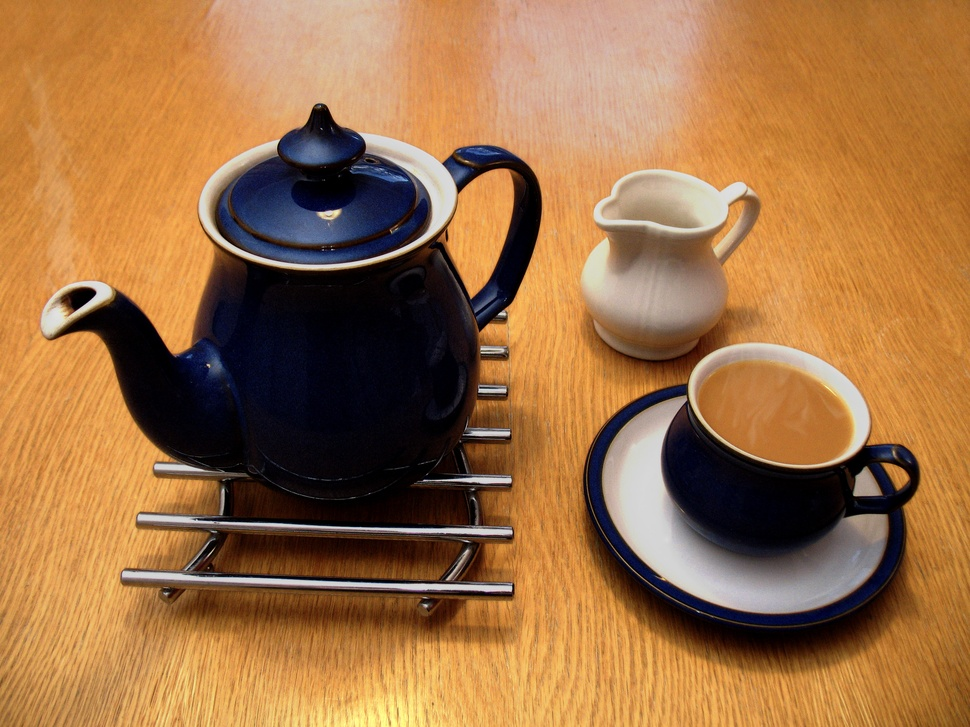
%> input picture tea.jpg, 970 x 727 px, shrunk from 3072 x 2304 before the run
$ octave thresholding.m   (GNU Octave 9; MATLAB toolbox functions it lacks are replaced by stand-ins)
%> lines starting %> are read from the running program, lines starting %| are printed output that depends on the picture; in (x1, y1, x2, y2) boxes, pixels count from 0 and x2, y2 are one past the last pixel; in counts of white or black regions, pixels touching at a corner belong together; the program's own positions count from 1
%importing the image
image = imread('tea.jpg');
%> image is the input picture: size 727x970x3 uint8; mean R, G, B 158.5, 112.5, 69.1
imshow(image)
%converting the image to grayscale
gray_image = rgb2gray(image);
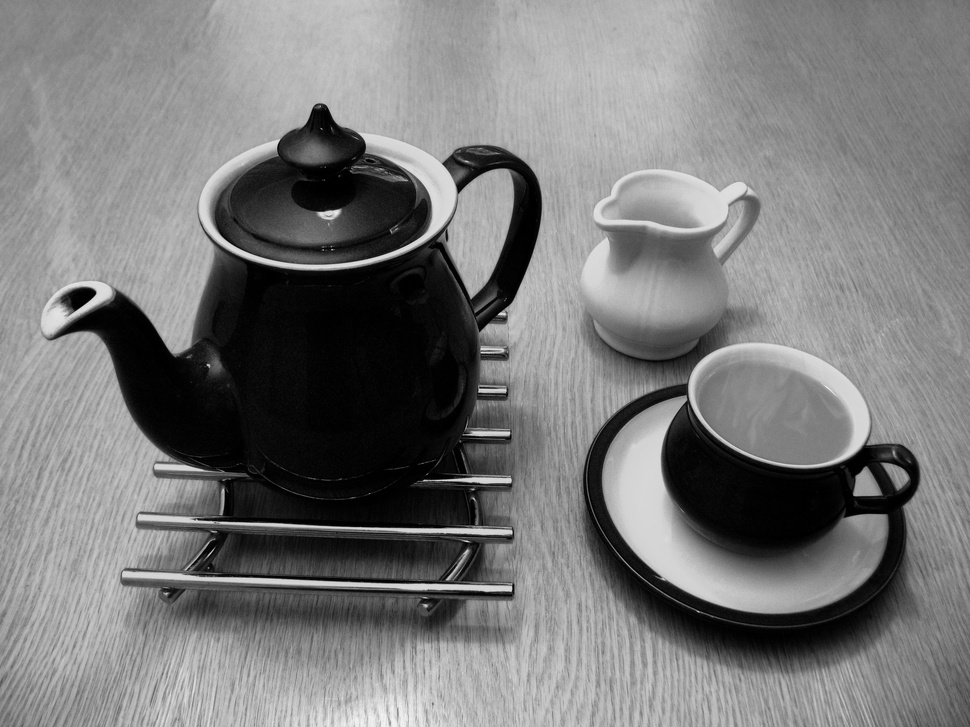
%> gray_image: size 727x970 uint8; min 0, max 243, mean 121.3
imshow(gray_image)

%creating the gray level threshold
level = graythresh(gray_image);
%> level = 0.357

%pixels whose gray level is less than or equal to the threshold level are considered
%to be the background and those higher than the threshold are said to be the objects

BW_image = imbinarize(gray_image,level);
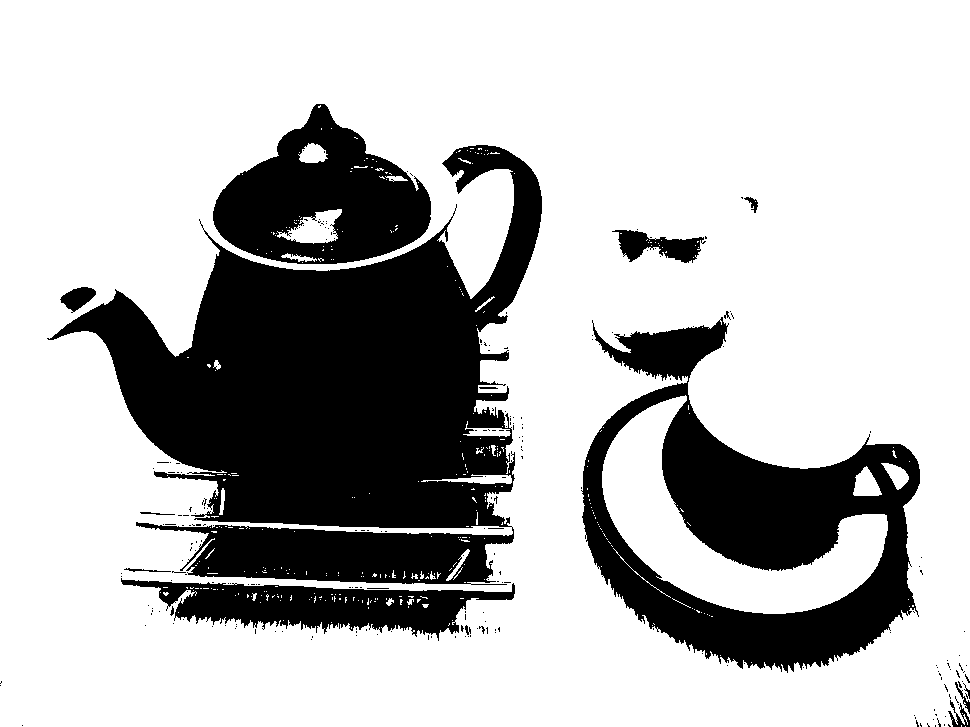
%> BW_image: size 727x970 logical; 72.9% white; 236 black regions (219 under 20 px), largest, box (x1, y1, x2, y2) and area: (47, 145, 542, 585) 107552, (581, 317, 920, 673) 48481, (213, 104, 431, 264) 20056
imshow(BW_image)

%constructing label matrix
con_com = bwconncomp(BW_image);
%> con_com = 353 connected components

lab_mat = labelmatrix(con_com);
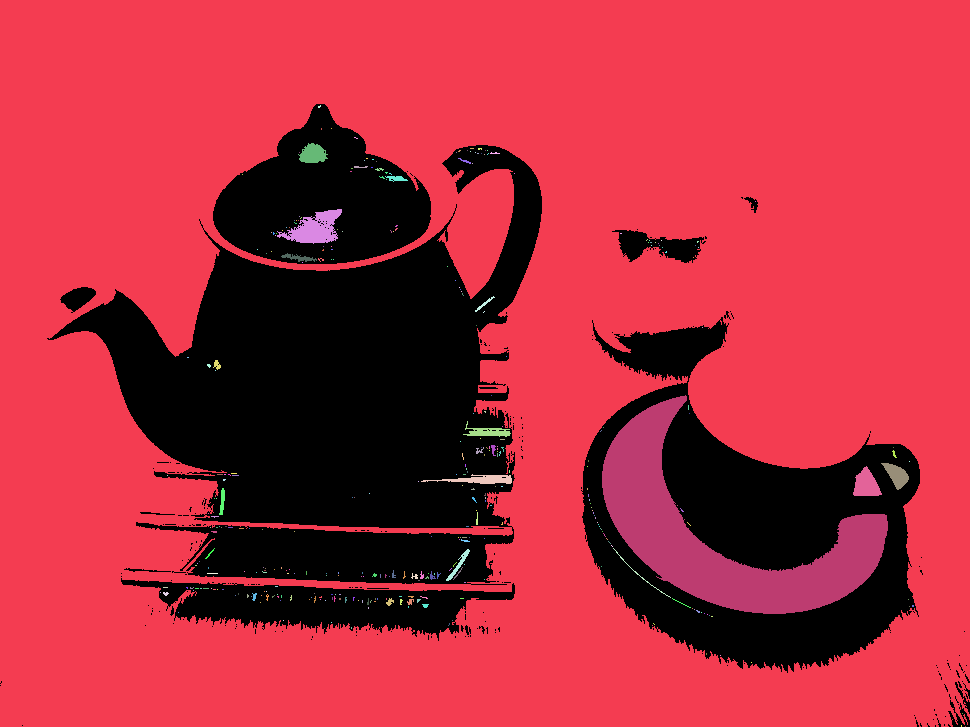
%> lab_mat: size 727x970 uint16; 354 distinct labels, from 0 to 353; one colour per label, 0 black

%using pseudo code to inspect the labelled matrix
RGB_label = label2rgb(lab_mat, @copper, 'c', 'shuffle');
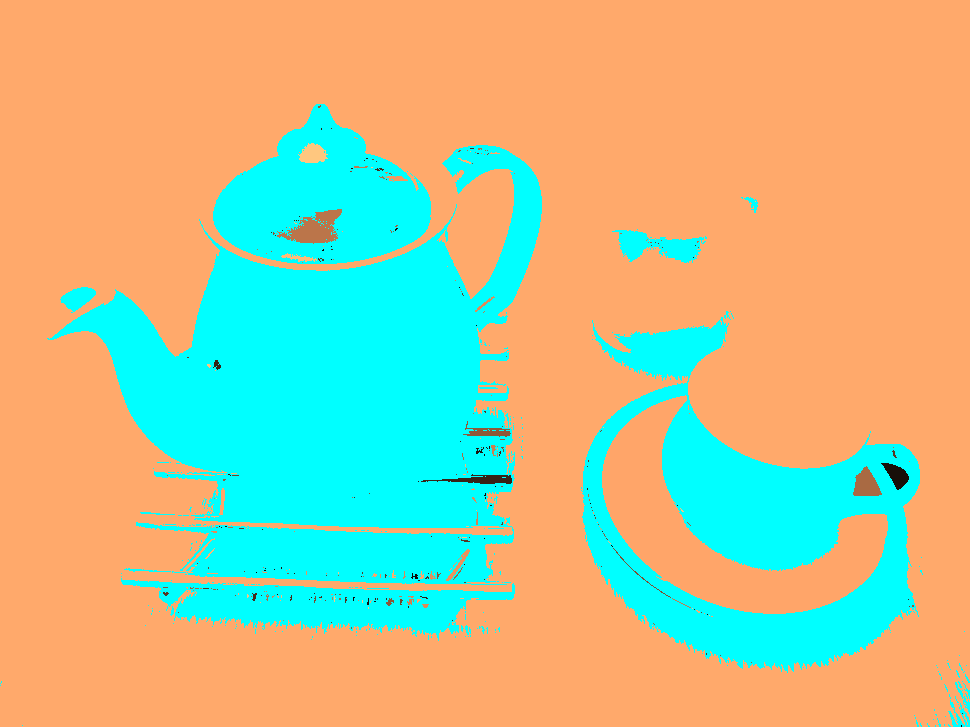
%> RGB_label: size 727x970x3 uint8; mean R, G, B 185.2, 191.7, 146.8
imshow(RGB_label,'InitialMagnification','fit')
